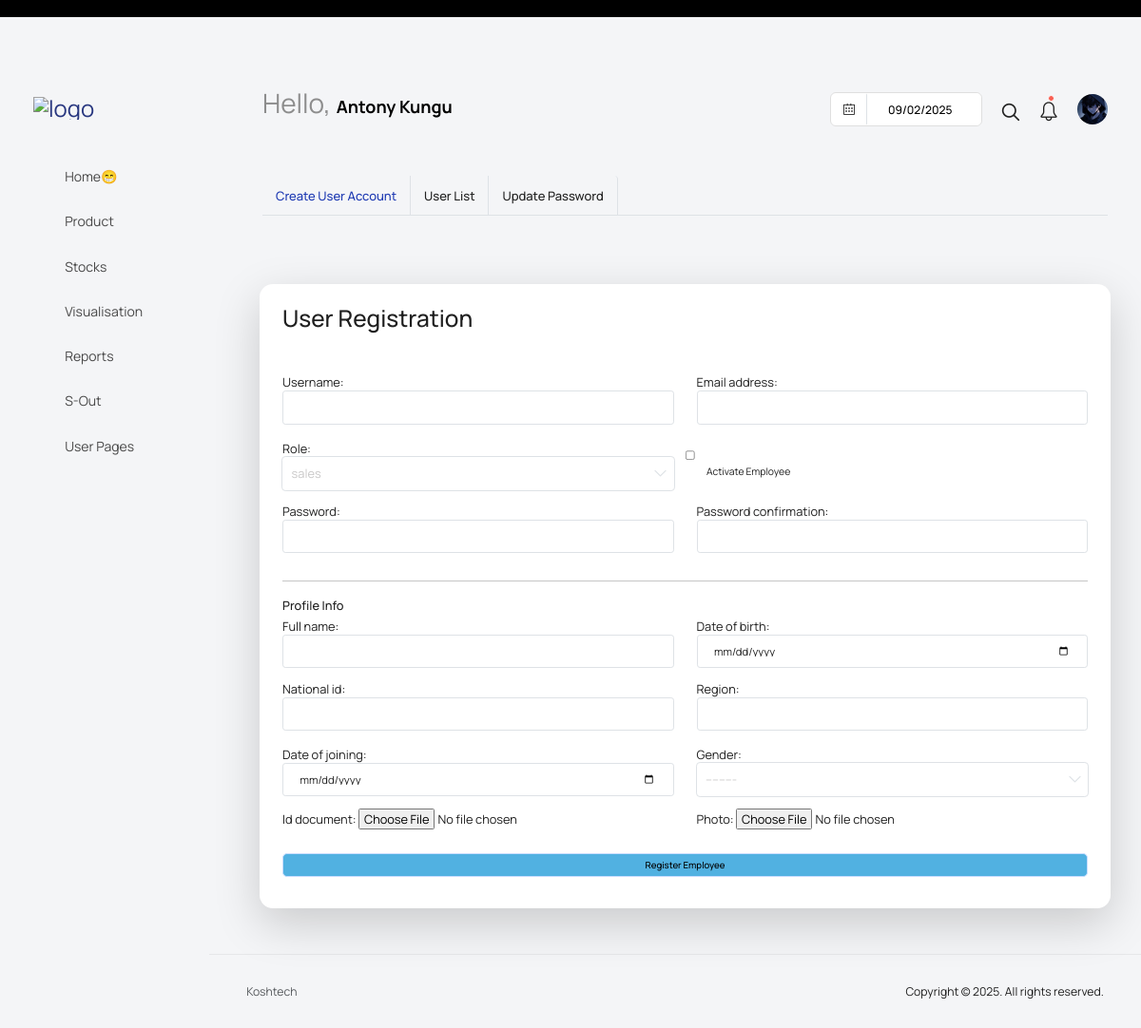
Page /register_users/ (signed in) on the committed database.
### manage_users/models.py (models this page shows, shortened)
class CustomUser(AbstractUser):
    ROLE_CHOICES = (
        ("manager", "Manager"),
        ("admin", "Admin"),
        ("sales", "sales"),
    )
    role = models.CharField(max_length=20, choices=ROLE_CHOICES, default="sales")
    is_activated = models.BooleanField(default=False)
    date_of_registration = models.DateTimeField(default=timezone.now)  # ✅ auto timestamp
    groups = models.ManyToManyField(
        Group,
        related_name="customuser_set",
        blank=True,
        help_text="The groups this user belongs to.",
    )
    user_permissions = models.ManyToManyField(
        Permission,
        related_name="customuser_set",
        blank=True,
        help_text="Specific permissions for this user.",
    )

class Profile(models.Model):
    GENDER_CHOICES = (
        ("male", "Male"),
        ("female", "Female"),
        ("---", "---"),
    )
    user = models.OneToOneField(settings.AUTH_USER_MODEL, on_delete=models.CASCADE, related_name="profile")
    full_name = models.CharField(max_length=200)
    date_of_birth = models.DateField(null=True, blank=True)
    national_id = models.CharField(max_length=50, unique=True)
    date_of_joining = models.DateField(null=True, blank=True)
    gender = models.CharField(max_length=20, blank=True, null=True, choices=GENDER_CHOICES)
    region = models.CharField(max_length=100, blank=True, null=True)
    id_document = models.FileField(upload_to="profile/ids/", blank=True, null=True)
    photo = models.ImageField(upload_to="profile/photos/", blank=True, null=True)

### manage_users/views.py (the view)
# urls.py: path('register_users/', register_user, name='register-users'),
def register_user(request):
    if request.method == "POST":
        user_form = CustomUserForm(request.POST)
        profile_form = ProfileForm(request.POST, request.FILES)
        if user_form.is_valid() and profile_form.is_valid():
            try:
                user = user_form.save()
                profile = profile_form.save(commit=False)
                profile.user = user
                profile.save()
                return HttpResponse(
                    "<div class='alert alert-success'>✅👍👍 User registered successfully!</div>"
                )
            except Exception as e:
                return HttpResponse(
                    f"<div class='alert alert-danger'>❌👎👎 Registration failed: {str(e)}</div>"
                )
        return render(request, "manage_users/register_users.html", {
            "user_form": user_form,
            "profile_form": profile_form
        })
    else:
        user_form = CustomUserForm()
        profile_form = ProfileForm()
    return render(request, "manage_users/register_users.html", {
        "user_form": user_form,
        "profile_form": profile_form
    })

### manage_users/forms.py
class CustomUserForm(UserCreationForm):
    class Meta:
        model = CustomUser
        fields = ["username", "email", "role", "is_activated","password1",
            "password2"]

class ProfileForm(forms.ModelForm):
    class Meta:
        model = Profile
        fields = ["full_name", "date_of_birth", "national_id", "region","date_of_joining", "gender", "id_document", "photo"]

### manage_users/templates/manage_users/register_users.html (shortened to what this page needs)
{% extends 'configs/base.html' %}
{% load widget_tweaks %}
{% block mainContent %}
 <div class="content-wrapper">
            <div class="row">
              <div class="col-sm-12">
                <div class="home-tab">
                  <div class="d-sm-flex align-items-center justify-content-between border-bottom">
                    {% include 'manage_users/tab_nav.html' %}
                  </div>
                  <div class="tab-content tab-content-basic">
                    <div class="tab-pane fade show active" id="create-user" role="tabpanel" aria-labelledby="overview">
                      <div class="row">
                           <div class="container mt-5">
  <div class="card shadow-lg p-4">
    <h3 class="mb-4">User Registration</h3>
    <form method="POST" enctype="multipart/form-data"
          hx-post="{% url 'register-users' %}"
          hx-target="#userResp"
          hx-swap="outerHTML"
          hx-indicator="#userSpinner">
      <div id="form-container" style="zoom:80%">
        <div class="row">
          <div class="col-md-6 mb-3">
            {{ user_form.username.label_tag }}
            {{ user_form.username|add_class:"form-control" }}
          </div>
          <div class="col-md-6 mb-3">
            {{ user_form.email.label_tag }}
            {{ user_form.email|add_class:"form-control" }}
          </div>
        </div>
        <div class="row">
          <div class="col-md-6 mb-3">
            {{ user_form.role.label_tag }}
            {{ user_form.role|add_class:"form-select" }}
          </div>
          <div class="col-md-6 mb-3 form-check">
            {{ user_form.is_activated }} <label class="form-check-label">Activate Employee</label>
          </div>
        </div>
        <div class="row">
          <div class="col-md-6 mb-3 position-relative">
            {{ user_form.password1.label_tag }}
      <input type="password" name="password1" id="id_password1" class="form-control pe-5" required>
      <span class="position-absolute top-50 end-0 translate-middle-y me-3" onclick="togglePassword('id_password1', this)" style="cursor: pointer;">
        <i class="menu-icon mdi mdi-eye fs-3"></i>
      </span>
          </div>
          <div class="col-md-6 mb-3 position-relative">
           {{ user_form.password2.label_tag }}
      <input type="password" name="password2" id="id_password2" class="form-control pe-5" required>
      <span class="position-absolute top-50 end-0 translate-middle-y me-3" onclick="togglePassword('id_password2', this)" style="cursor: pointer;">
     <i class="menu-icon mdi mdi-eye fs-3"></i>
      </span>
          </div>
        </div>
        <hr>
        <h5 class="mt-4">Profile Info</h5>
        <div class="row">
          <div class="col-md-6 mb-3">
            {{ profile_form.full_name.label_tag }}
            {{ profile_form.full_name|add_class:"form-control" }}
          </div>
          <div class="col-md-6 mb-3">
            {{ profile_form.date_of_birth.label_tag }}
      <input type="date" name="date_of_birth" id="id_date_of_birth" class="form-control" required>
          </div>
        </div>
        <div class="row">
          <div class="col-md-6 mb-3">
            {{ profile_form.national_id.label_tag }}
            {{ profile_form.national_id|add_class:"form-control" }}
          </div>
          <div class="col-md-6 mb-3">
            {{ profile_form.region.label_tag }}
            {{ profile_form.region|add_class:"form-control" }}
          </div>
        </div>
         <div class="row">
            <div class="col-md-6 mb-3">
            {{ profile_form.date_of_joining.label_tag }}
      <input type="date" name="date_of_joining" id="id_date_of_joining" class="form-control" required>
            </div>
          <div class="col-md-6 mb-3">
            {{ profile_form.gender.label_tag }}
            {{ profile_form.gender|add_class:"form-select" }}
          </div>
        </div>
        <div class="row">
          <div class="col-md-6 mb-3">
            {{ profile_form.id_document.label_tag }}
            {{ profile_form.id_document }}
          </div>
          <div class="col-md-6 mb-3">
            {{ profile_form.photo.label_tag }}
            {{ profile_form.photo }}
          </div>
        </div>
        <button type="submit" class="btn btn-info w-100 mt-3">Register Employee</button>
      </div>
    </form>
  </div>
</div>
                      </div>
                    </div>
                 </div>
                </div>
              </div>
            </div>
          </div>
{% endblock mainContent %}

### configs/templates/configs/base.html (shortened to what this page needs)
{% load static %}
<!DOCTYPE html>
<html lang="en">
  <head>
    <link rel="stylesheet" href="{% static 'assets/vendors/feather/feather.css' %}">
    <link rel="stylesheet" href="{% static 'assets/vendors/mdi/css/materialdesignicons.min.css' %}">
    <link rel="stylesheet" href="{% static 'assets/vendors/ti-icons/css/themify-icons.css' %}">
    <link rel="stylesheet" href="{% static 'assets/vendors/font-awesome/css/font-awesome.min.css' %}">
    <link rel="stylesheet" href="{% static 'assets/vendors/typicons/typicons.css' %}">
    <link rel="stylesheet" href="{% static 'assets/vendors/simple-line-icons/css/simple-line-icons.css' %}">
    <link rel="stylesheet" href="{% static 'assets/vendors/css/vendor.bundle.base.css' %}">
    <link rel="stylesheet" href="{% static 'assets/vendors/bootstrap-datepicker/bootstrap-datepicker.min.css' %}">
    <link rel="stylesheet" href="{% static 'assets/vendors/datatables.net-bs4/dataTables.bootstrap4.css' %}">
    <link rel="stylesheet" type="text/css" href="{% static 'assets/js/select.dataTables.min.css' %}">
    <link rel="stylesheet" href="{% static 'assets/css/style.css' %}">
  </head>
  <body class="htmx-transition with-welcome-text">
    <div class="container-scroller">
      <div class="row p-0 m-0 proBanner" id="proBanner">
        <div class="col-md-12 p-0 m-0">
          <div class="card-body card-body-padding px-3 d-flex align-items-center justify-content-between">
          </div>
        </div>
      </div>
      <nav class="navbar default-layout col-lg-12 col-12 p-0 fixed-top d-flex align-items-top flex-row">
        <div class="text-center navbar-brand-wrapper d-flex align-items-center justify-content-start">
          <div>
            <a class="navbar-brand brand-logo" href="index.html">
              <img src="{% static 'assets/images/log.svg' %}" alt="logo" />
            </a>
          </div>
        </div>
        <div class="navbar-menu-wrapper d-flex align-items-top">
          <ul class="navbar-nav">
            <li class="nav-item fw-semibold d-none d-lg-block ms-0">
              <h4 class="welcome-text">Hello, <span class="text-black fw-bold" style="font-size: 18px">{{user.profile.full_name}}</span></h4>
            </li>
          </ul>
          <ul class="navbar-nav ms-auto">
            <li class="nav-item d-none d-lg-block">
              <div id="datepicker-popup" class="input-group date datepicker navbar-date-picker">
                <span class="input-group-addon input-group-prepend border-right">
                  <span class="icon-calendar input-group-text calendar-icon"></span>
                </span>
                <input type="text" class="form-control">
              </div>
            </li>
            <li class="nav-item">
              <form class="search-form" action="#">
                <i class="icon-search"></i>
                <input type="search" class="form-control" placeholder="Search Here" title="Search here">
              </form>
            </li>
            <li class="nav-item dropdown">
              <a class="nav-link count-indicator" id="notificationDropdown" href="#" data-bs-toggle="dropdown">
                <i class="icon-bell"></i>
                <span class="count"></span>
              </a>
            </li>
            <li class="nav-item dropdown d-none d-lg-block user-dropdown">
              <a class="nav-link" id="UserDropdown" href="#" data-bs-toggle="dropdown" aria-expanded="false">
                <img class="img-xs rounded-circle" src="{{user.profile.photo}}" alt="Profile image"> </a>
            </li>
          </ul>
        </div>
      </nav>
      <div class="container-fluid page-body-wrapper">
        <nav class="sidebar sidebar-offcanvas" id="sidebar">
          <ul class="nav">
            <li class="nav-item" hx-boost="true">
              <a class="nav-link" href="{% url 'home' %}" hx-indicator="#newPageSpinner">
                <i class="mdi mdi-grid-large menu-icon"></i>
                <span class="menu-title">Home😁</span>
              </a>
            </li>
            <li class="nav-item">
              <a class="nav-link" data-bs-toggle="collapse" href="#ui-basic" aria-expanded="false" aria-controls="ui-basic" >
                <i class="menu-icon mdi mdi-floor-plan"></i>
                <span class="menu-title">Product</span>
                <i class="menu-arrow"></i>
              </a>
            </li>
            <li class="nav-item">
              <a class="nav-link" data-bs-toggle="collapse" href="#form-elements" aria-expanded="false" aria-controls="form-elements">
                <i class="menu-icon mdi mdi-card-text-outline"></i>
                <span class="menu-title">Stocks</span>
                <i class="menu-arrow"></i>
              </a>
            </li>
            <li class="nav-item">
              <a class="nav-link" data-bs-toggle="collapse" href="#charts" aria-expanded="false" aria-controls="charts">
                <i class="menu-icon mdi mdi-chart-line"></i>
                <span class="menu-title">Visualisation</span>
                <i class="menu-arrow"></i>
              </a>
            </li>
            <li class="nav-item">
              <a class="nav-link" data-bs-toggle="collapse" href="#tables" aria-expanded="false" aria-controls="tables">
                <i class="menu-icon mdi mdi-table"></i>
                <span class="menu-title">Reports</span>
                <i class="menu-arrow"></i>
              </a>
            </li>
            <li class="nav-item">
              <a class="nav-link" data-bs-toggle="collapse" href="#icons" aria-expanded="false" aria-controls="icons">
                <i class="menu-icon mdi mdi-layers-outline"></i>
                <span class="menu-title">S-Out</span>
                <i class="menu-arrow"></i>
              </a>
            </li>
            <li class="nav-item">
              <a class="nav-link" data-bs-toggle="collapse" href="#auth" aria-expanded="false" aria-controls="auth">
                <i class="menu-icon mdi mdi-account-circle-outline"></i>
                <span class="menu-title">User Pages</span>
                <i class="menu-arrow"></i>
              </a>
            </li>
          </ul>
        </nav>
        <div class="main-panel"
   >
          {% block mainContent %}
          {% endblock mainContent %}
          <footer class="footer">
            <div class="d-sm-flex justify-content-center justify-content-sm-between">
              <span class="text-muted text-center text-sm-left d-block d-sm-inline-block">Koshtech</span>
              <span class="float-none float-sm-end d-block mt-1 mt-sm-0 text-center">Copyright © 2025. All rights reserved.</span>
            </div>
          </footer>
        </div>
      </div>
    </div>
  </body>
</html>

### configs/templates/configs/base.html (style rules this page uses)
body { opacity: 1; transition: opacity 200ms ease-in; }

### rows in the picture
CustomUser: profile.full_name "Antony Kungu", profile.photo (picture)

### other values in the picture
{{ user_form.username.label_tag }} "Username:"
{{ user_form.email.label_tag }} "Email address:"
{{ user_form.role.label_tag }} "Role:"
{{ user_form.password1.label_tag }} "Password:"
{{ user_form.password2.label_tag }} "Password confirmation:"
{{ profile_form.full_name.label_tag }} "Full name:"
{{ profile_form.date_of_birth.label_tag }} "Date of birth:"
{{ profile_form.national_id.label_tag }} "National id:"
{{ profile_form.region.label_tag }} "Region:"
{{ profile_form.date_of_joining.label_tag }} "Date of joining:"
{{ profile_form.gender.label_tag }} "Gender:"
{{ profile_form.id_document.label_tag }} "Id document:"
{{ profile_form.photo.label_tag }} "Photo:"
